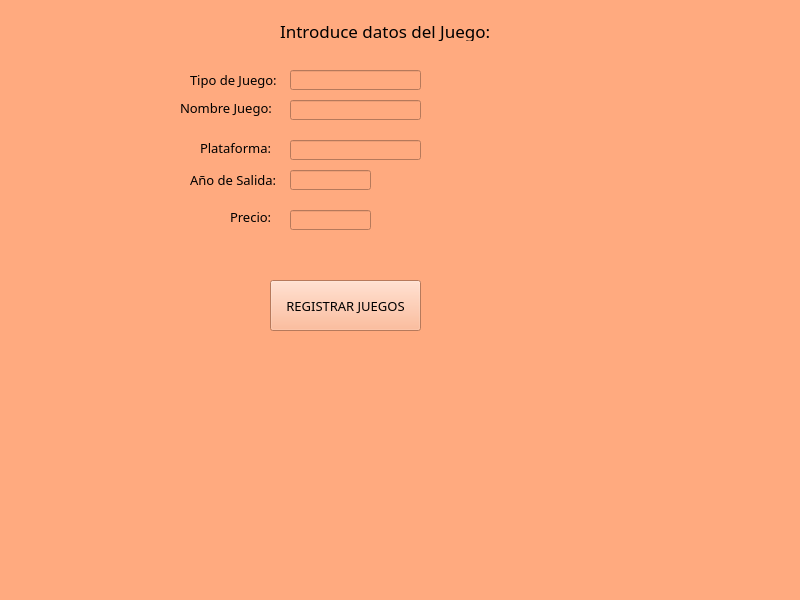
<?xml version="1.0" encoding="UTF-8"?>
<ui version="4.0">
 <class>MainWindow</class>
 <widget class="QMainWindow" name="MainWindow">
  <property name="geometry">
   <rect>
    <x>0</x>
    <y>0</y>
    <width>800</width>
    <height>600</height>
   </rect>
  </property>
  <property name="windowTitle">
   <string>MainWindow</string>
  </property>
  <property name="styleSheet">
   <string notr="true">background-color: rgb(255, 170, 127);</string>
  </property>
  <widget class="QWidget" name="centralwidget">
   <widget class="QLabel" name="label">
    <property name="geometry">
     <rect>
      <x>280</x>
      <y>20</y>
      <width>231</width>
      <height>21</height>
     </rect>
    </property>
    <property name="font">
     <font>
      <family>MV Boli</family>
      <pointsize>13</pointsize>
      <weight>50</weight>
      <italic>false</italic>
      <bold>false</bold>
     </font>
    </property>
    <property name="styleSheet">
     <string notr="true">font: 13pt &quot;MV Boli&quot;;</string>
    </property>
    <property name="text">
     <string>Introduce datos del Juego:</string>
    </property>
   </widget>
   <widget class="QLabel" name="label_2">
    <property name="geometry">
     <rect>
      <x>180</x>
      <y>100</y>
      <width>101</width>
      <height>16</height>
     </rect>
    </property>
    <property name="font">
     <font>
      <family>MV Boli</family>
      <pointsize>10</pointsize>
      <weight>50</weight>
      <italic>false</italic>
      <bold>false</bold>
     </font>
    </property>
    <property name="styleSheet">
     <string notr="true">font: 10pt &quot;MV Boli&quot;;</string>
    </property>
    <property name="text">
     <string>Nombre Juego:</string>
    </property>
   </widget>
   <widget class="QLineEdit" name="entrada_nombre_juego">
    <property name="geometry">
     <rect>
      <x>290</x>
      <y>100</y>
      <width>131</width>
      <height>20</height>
     </rect>
    </property>
    <property name="font">
     <font>
      <pointsize>10</pointsize>
     </font>
    </property>
   </widget>
   <widget class="QLabel" name="label_5">
    <property name="geometry">
     <rect>
      <x>230</x>
      <y>210</y>
      <width>47</width>
      <height>13</height>
     </rect>
    </property>
    <property name="font">
     <font>
      <family>MV Boli</family>
      <pointsize>10</pointsize>
      <weight>50</weight>
      <italic>false</italic>
      <bold>false</bold>
     </font>
    </property>
    <property name="styleSheet">
     <string notr="true">font: 10pt &quot;MV Boli&quot;;

</string>
    </property>
    <property name="text">
     <string>Precio:</string>
    </property>
   </widget>
   <widget class="QLineEdit" name="entrada_precio_juego">
    <property name="geometry">
     <rect>
      <x>290</x>
      <y>210</y>
      <width>81</width>
      <height>20</height>
     </rect>
    </property>
    <property name="font">
     <font>
      <pointsize>10</pointsize>
     </font>
    </property>
    <property name="text">
     <string/>
    </property>
   </widget>
   <widget class="QPushButton" name="boton_resgistrar_juego">
    <property name="geometry">
     <rect>
      <x>270</x>
      <y>280</y>
      <width>151</width>
      <height>51</height>
     </rect>
    </property>
    <property name="font">
     <font>
      <family>MV Boli</family>
      <pointsize>10</pointsize>
      <weight>50</weight>
      <italic>false</italic>
      <bold>false</bold>
     </font>
    </property>
    <property name="styleSheet">
     <string notr="true">font: 10pt &quot;MV Boli&quot;;</string>
    </property>
    <property name="text">
     <string>REGISTRAR JUEGOS</string>
    </property>
   </widget>
   <widget class="QLabel" name="label_6">
    <property name="geometry">
     <rect>
      <x>200</x>
      <y>140</y>
      <width>71</width>
      <height>16</height>
     </rect>
    </property>
    <property name="font">
     <font>
      <family>MV Boli</family>
      <pointsize>10</pointsize>
      <weight>50</weight>
      <italic>false</italic>
      <bold>false</bold>
     </font>
    </property>
    <property name="styleSheet">
     <string notr="true">font: 10pt &quot;MV Boli&quot;;</string>
    </property>
    <property name="text">
     <string>Plataforma:</string>
    </property>
   </widget>
   <widget class="QLineEdit" name="entrada_tipo_plataforma">
    <property name="geometry">
     <rect>
      <x>290</x>
      <y>140</y>
      <width>131</width>
      <height>20</height>
     </rect>
    </property>
    <property name="font">
     <font>
      <pointsize>10</pointsize>
     </font>
    </property>
    <property name="text">
     <string/>
    </property>
   </widget>
   <widget class="QLabel" name="label_7">
    <property name="geometry">
     <rect>
      <x>190</x>
      <y>70</y>
      <width>91</width>
      <height>20</height>
     </rect>
    </property>
    <property name="font">
     <font>
      <family>MV Boli</family>
      <pointsize>10</pointsize>
      <weight>50</weight>
      <italic>false</italic>
      <bold>false</bold>
     </font>
    </property>
    <property name="styleSheet">
     <string notr="true">font: 10pt &quot;MV Boli&quot;;</string>
    </property>
    <property name="text">
     <string>Tipo de Juego:</string>
    </property>
   </widget>
   <widget class="QLineEdit" name="entrada_tipo_juego">
    <property name="geometry">
     <rect>
      <x>290</x>
      <y>70</y>
      <width>131</width>
      <height>20</height>
     </rect>
    </property>
    <property name="font">
     <font>
      <pointsize>10</pointsize>
     </font>
    </property>
    <property name="text">
     <string/>
    </property>
   </widget>
   <widget class="QLabel" name="label_8">
    <property name="geometry">
     <rect>
      <x>190</x>
      <y>170</y>
      <width>111</width>
      <height>20</height>
     </rect>
    </property>
    <property name="font">
     <font>
      <family>MV Boli</family>
      <pointsize>10</pointsize>
      <weight>50</weight>
      <italic>false</italic>
      <bold>false</bold>
     </font>
    </property>
    <property name="styleSheet">
     <string notr="true">font: 10pt &quot;MV Boli&quot;;</string>
    </property>
    <property name="text">
     <string>Año de Salida:</string>
    </property>
   </widget>
   <widget class="QLineEdit" name="entrada_anio_juego">
    <property name="geometry">
     <rect>
      <x>290</x>
      <y>170</y>
      <width>81</width>
      <height>20</height>
     </rect>
    </property>
    <property name="font">
     <font>
      <pointsize>10</pointsize>
     </font>
    </property>
    <property name="text">
     <string/>
    </property>
   </widget>
  </widget>
  <widget class="QStatusBar" name="statusbar"/>
 </widget>
 <resources/>
 <connections/>
</ui>
